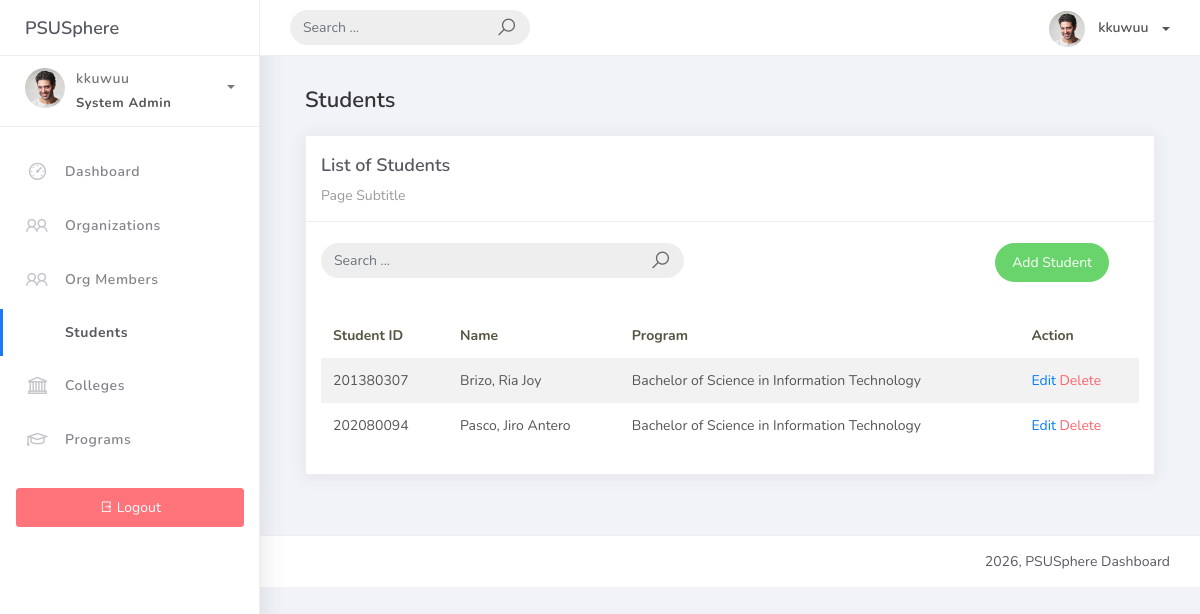
The page /student_list (signed in) on the database as committed earlier.
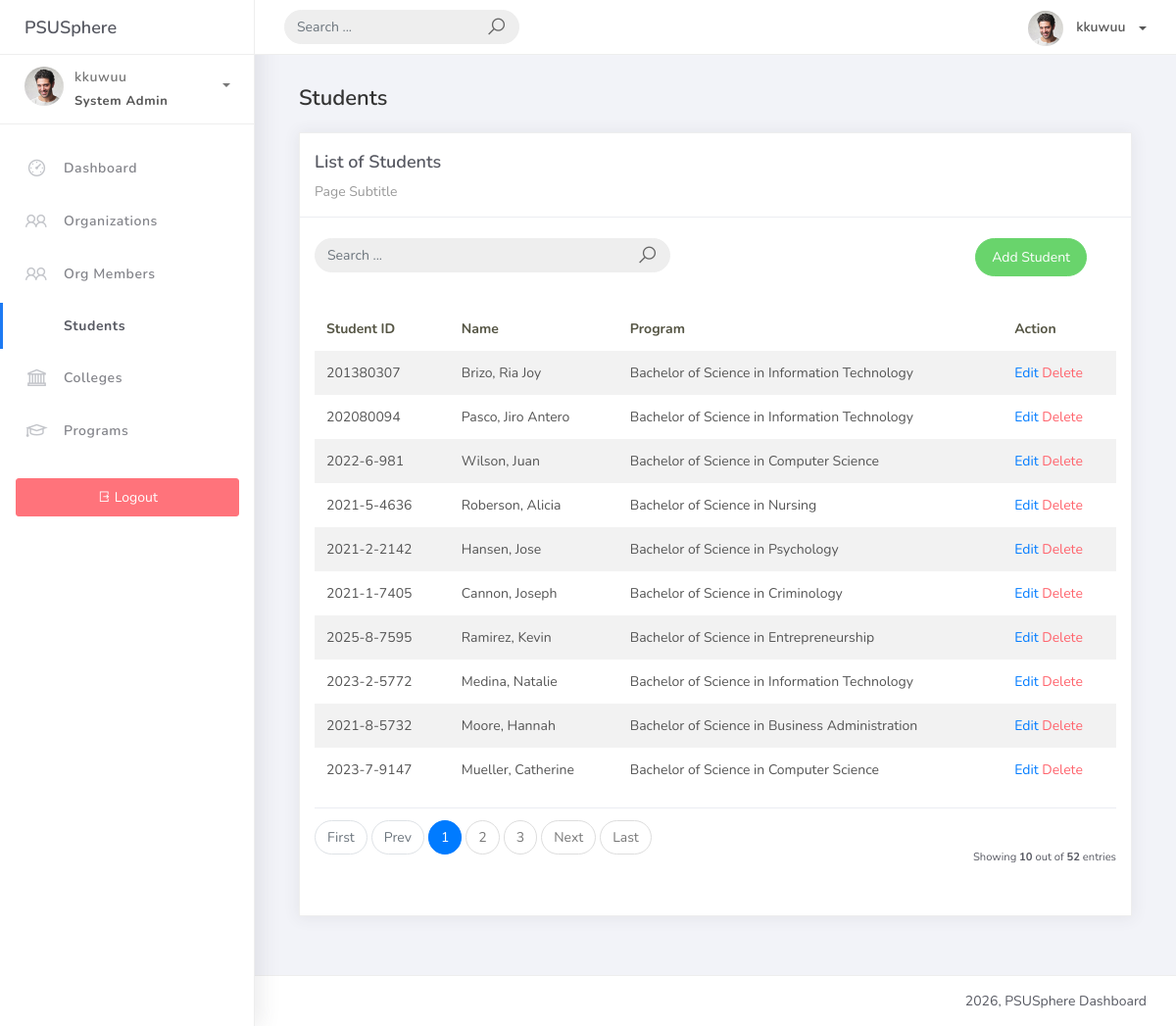
The same page on the database as committed later.
### studentorg/models.py (models this page shows, shortened)
class BaseModel(models.Model):
    reated_at = models.DateTimeField(auto_now_add=True, db_index=True)
    updated_at = models.DateTimeField(auto_now=True)
    class Meta:
        abstract = True

class Student(BaseModel):
    student_id = models.CharField(max_length=15)
    lastname = models.CharField(max_length=25)
    firstname = models.CharField(max_length=25)
    middlename = models.CharField(max_length=25, blank=True, null=True)
    program = models.ForeignKey(Program, on_delete=models.CASCADE)

class Program(BaseModel):
    prog_name = models.CharField(max_length = 150)
    college = models.ForeignKey(College, on_delete=models.CASCADE)
    def __str__(self):
        return self.prog_name

### studentorg/views.py (the view, shortened to what this page needs)
# urls.py: path('student_list', StudentList.as_view(), name='student-list'),
class StudentList(LoginRequiredMixin, ListView):
    model = Student
    context_object_name = 'student_list'
    template_name = 'student_list.html'
    paginate_by = 10
    def get_queryset(self):
        qs = super().get_queryset()
        q = self.request.GET.get('q')
        return qs

### templates/student_list.html
{% extends 'base.html' %} {% load static %} {% block content %}
<div class="container-fluid">
  <h4 class="page-title">Students</h4>
  <div class="row">
    <div class="col-md-12">
      <div class="card">
        <div class="card-header">
          <div class="card-title">List of Students</div>
          <div class="card-category">Page Subtitle</div>
        </div>
        <br />
        <div class="col-md-12 row">
          <div class="col-md-6">
            <form
              class="navbar-left navbar-form nav-search mr-md-3"
              action=""
              method="get"
            >
              <div class="input-group">
                <input
                  type="text"
                  name="q"
                  placeholder="Search ..."
                  class="form-control"
                  value="{{ request.GET.q }}"
                />
                <div class="input-group-append">
                  <span class="input-group-text">
                    <i class="la la-search search-icon"></i>
                  </span>
                </div>
              </div>
            </form>
          </div>
          <div class="col-md-6">
            <div class="pull-right">
              <a
                href="{% url 'student-add' %}"
                class="btn btn-success btn-rounded"
                >Add Student</a
              >
            </div>
          </div>
        </div>
        <div class="card-body">
          <table class="table table-striped mt-3">
            <thead>
              <tr>
                <th scope="col">Student ID</th>
                <th scope="col">Name</th>
                <th scope="col">Program</th>
                <th scope="col">Action</th>
              </tr>
            </thead>
            <tbody>
              {% for object in object_list %}
              <tr>
                <td>{{ object.student_id }}</td>
                <td>{{ object.lastname }}, {{ object.firstname }}</td>
                <td>{{ object.program }}</td>
                <td>
                  <a href="{% url 'student-update' object.id %}">Edit</a>
                  <a
                    href="{% url 'student-delete' object.id %}"
                    class="text-danger"
                    >Delete</a
                  >
                </td>
              </tr>
              {% empty %}
              <tr>
                <td colspan="4" style="text-align: center">
                  <p class="text-sm font-weight-bold mb-0">No Records Found</p>
                </td>
              </tr>
              {% endfor %}
            </tbody>
          </table>
          {% include 'pagination.html' %}
        </div>
      </div>
    </div>
  </div>
</div>
{% endblock %}

Rows that differ between the two databases and show on the page:
added Student: student_id "2022-6-981", lastname "Wilson", firstname "Juan", program "Bachelor of Science in Computer Science"
added Student: student_id "2021-5-4636", lastname "Roberson", firstname "Alicia", program "Bachelor of Science in Nursing"
added Student: student_id "2021-2-2142", lastname "Hansen", firstname "Jose", program "Bachelor of Science in Psychology"
added Student: student_id "2021-1-7405", lastname "Cannon", firstname "Joseph", program "Bachelor of Science in Criminology"
added Student: student_id "2025-8-7595", lastname "Ramirez", firstname "Kevin", program "Bachelor of Science in Entrepreneurship"
added Student: student_id "2023-2-5772", lastname "Medina", firstname "Natalie", program "Bachelor of Science in Information Technology"
added Student: student_id "2021-8-5732", lastname "Moore", firstname "Hannah", program "Bachelor of Science in Business Administration"
added Student: student_id "2023-7-9147", lastname "Mueller", firstname "Catherine", program "Bachelor of Science in Computer Science"
Other text that changed with them:
{{ object_list.count }}: (not shown) → "10"
{{ paginator.count }}: (not shown) → "52"
text now shown: "First Prev Next Last Showing out of entries"
new list line: "1"
new list line: "2"
new list line: "3"
